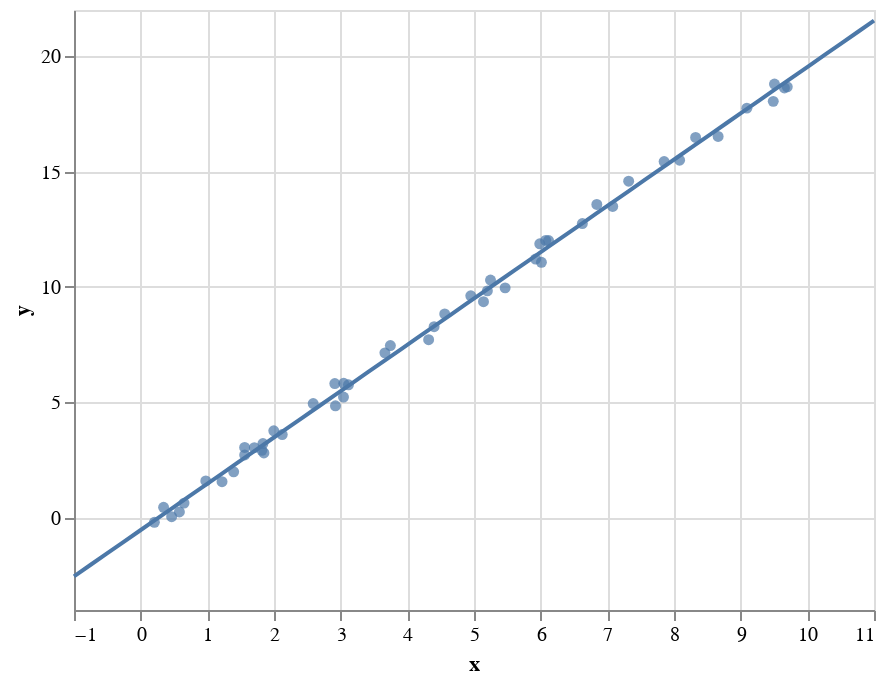

Source (notebook cell):
### Code cell
alt.Chart(pd.DataFrame({'x':x, 'y':y})).mark_circle().encode(x='x', y='y') + alt.Chart(pd.DataFrame({'x':xfit, 'y':yfit})).mark_line().encode(x='x', y='y')

### Figure 1 — Vega-Lite specification as saved in the notebook (floating-point values rounded to 4 significant figures)
{"config": {"view": {"continuousWidth": 400, "continuousHeight": 300}}, "layer": [{"data": {"name": "data-72d02ff05a3bf40ba7c24c5a13fea532"}, "mark": "circle", "encoding": {"x": {"field": "x", "type": "quantitative"}, "y": {"field": "y", "type": "quantitative"}}}, {"data": {"name": "data-b83a64bf5082bcb7f675cee05c4b4b01"}, "mark": "line", "encoding": {"x": {"field": "x", "type": "quantitative"}, "y": {"field": "y", "type": "quantitative"}}}], "$schema": "https://vega.github.io/schema/vega-lite/v4.17.0.json", "datasets": {"data-72d02ff05a3bf40ba7c24c5a13fea532": [{"x": 3.745, "y": 7.46}, {"x": 9.507, "y": 18.79}, {"x": 7.32, "y": 14.58}, {"x": 5.987, "y": 11.87}, {"x": 1.56, "y": 2.718}, {"x": 1.56, "y": 3.042}, {"x": 0.5808, "y": 0.2502}, {"x": 8.662, "y": 16.52}, {"x": 6.011, "y": 11.07}, {"x": 7.081, "y": 13.49}, {"x": 0.2058, "y": -0.1996}, {"x": 9.699, "y": 18.67}, {"x": 8.324, "y": 16.48}, {"x": 2.123, "y": 3.604}, {"x": 1.818, "y": 2.917}, {"x": 1.834, "y": 3.211}, {"x": 3.042, "y": 5.226}, {"x": 5.248, "y": 10.3}, {"x": 4.319, "y": 7.713}, {"x": 2.912, "y": 5.811}, {"x": 6.119, "y": 12.01}, {"x": 1.395, "y": 1.989}, {"x": 2.921, "y": 4.848}, {"x": 3.664, "y": 7.143}, {"x": 4.561, "y": 8.828}, {"x": 7.852, "y": 15.43}, {"x": 1.997, "y": 3.765}, {"x": 5.142, "y": 9.359}, {"x": 5.924, "y": 11.21}, {"x": 0.4645, "y": 0.04488}, {"x": 6.075, "y": 12.01}, {"x": 1.705, "y": 3.034}, {"x": 0.6505, "y": 0.6319}, {"x": 9.489, "y": 18.04}, {"x": 9.656, "y": 18.62}, {"x": 8.084, "y": 15.49}, {"x": 3.046, "y": 5.822}, {"x": 0.9767, "y": 1.591}, {"x": 6.842, "y": 13.57}, {"x": 4.402, "y": 8.275}, {"x": 1.22, "y": 1.56}, {"x": 4.952, "y": 9.617}, {"x": 0.3439, "y": 0.4486}, {"x": 9.093, "y": 17.75}, {"x": 2.588, "y": 4.947}, {"x": 6.625, "y": 12.74}, {"x": 3.117, "y": 5.757}, {"x": 5.201, "y": 9.829}, {"x": 5.467, "y": 9.96}, {"x": 1.849, "y": 2.805}], "data-b83a64bf5082bcb7f675cee05c4b4b01": [{"x": -1.0, "y": -2.542}, {"x": -0.7551, "y": -2.05}, {"x": -0.5102, "y": -1.559}, {"x": -0.2653, "y": -1.067}, {"x": -0.02041, "y": -0.576}, {"x": 0.2245, "y": -0.08456}, {"x": 0.4694, "y": 0.4068}, {"x": 0.7143, "y": 0.8983}, {"x": 0.9592, "y": 1.39}, {"x": 1.204, "y": 1.881}, {"x": 1.449, "y": 2.373}, {"x": 1.694, "y": 2.864}, {"x": 1.939, "y": 3.355}, {"x": 2.184, "y": 3.847}, {"x": 2.429, "y": 4.338}, {"x": 2.673, "y": 4.83}, {"x": 2.918, "y": 5.321}, {"x": 3.163, "y": 5.812}, {"x": 3.408, "y": 6.304}, {"x": 3.653, "y": 6.795}, {"x": 3.898, "y": 7.287}, {"x": 4.143, "y": 7.778}, {"x": 4.388, "y": 8.269}, {"x": 4.633, "y": 8.761}, {"x": 4.878, "y": 9.252}, {"x": 5.122, "y": 9.744}, {"x": 5.367, "y": 10.24}, {"x": 5.612, "y": 10.73}, {"x": 5.857, "y": 11.22}, {"x": 6.102, "y": 11.71}, {"x": 6.347, "y": 12.2}, {"x": 6.592, "y": 12.69}, {"x": 6.837, "y": 13.18}, {"x": 7.082, "y": 13.68}, {"x": 7.327, "y": 14.17}, {"x": 7.571, "y": 14.66}, {"x": 7.816, "y": 15.15}, {"x": 8.061, "y": 15.64}, {"x": 8.306, "y": 16.13}, {"x": 8.551, "y": 16.62}, {"x": 8.796, "y": 17.11}, {"x": 9.041, "y": 17.61}, {"x": 9.286, "y": 18.1}, {"x": 9.531, "y": 18.59}, {"x": 9.776, "y": 19.08}, {"x": 10.02, "y": 19.57}, {"x": 10.27, "y": 20.06}, {"x": 10.51, "y": 20.55}, {"x": 10.76, "y": 21.05}, {"x": 11.0, "y": 21.54}]}}
